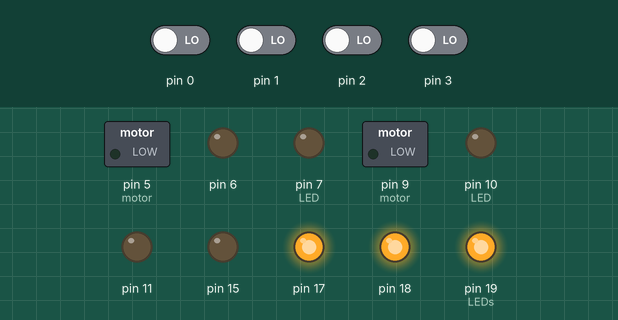
Recording of a sketch running on a simulated Arduino Uno, built with avr-gcc and run on an emulated ATmega328P. Shown: switched loads named in the sketch (green lamp = pin HIGH), output pins drawn as LEDs (lit = HIGH). Inputs (shaded band) come from the test bench; at power-on: pin 0–3 LOW.

Above: at 0.8 s.
0.9 s: pin 1 driven HIGH
At 2.1 s:
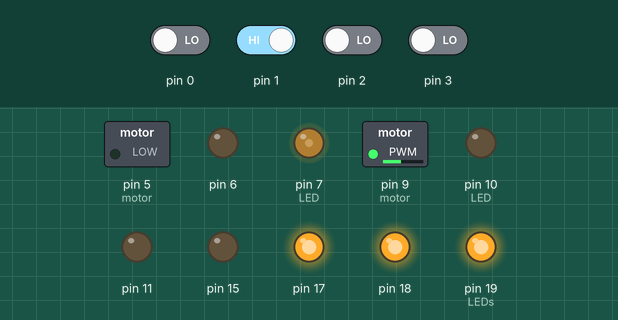
2.4 s: pin 0 driven HIGH
At 2.8 s:
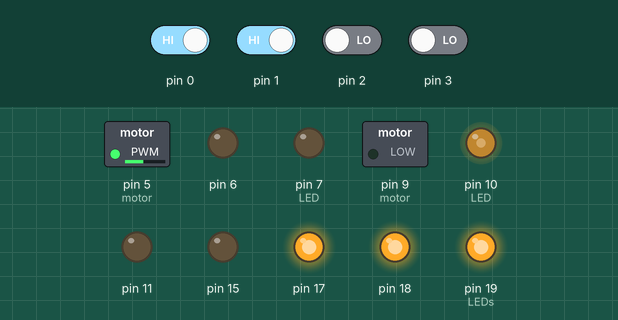
Timing chart, 0 to 5.4 s (numbered marks = the images above; inputs shaded):
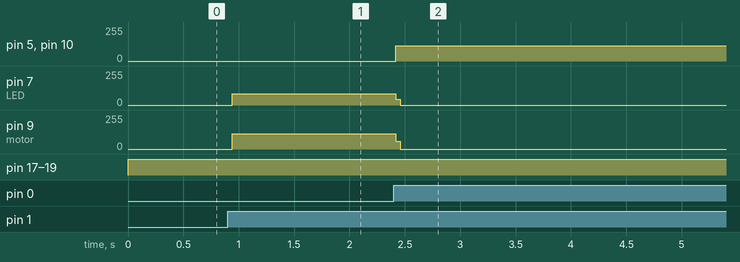

Measured:
- after the input at 0.9 s, pin 7 (LED): 0/255 → 85/255 at once; pin 9 (motor): 0/255 → 113/255 at once
- after the input at 2.4 s, pin 5 (motor), pin 10 (LED): 0/255 → 116/255 at once; pin 7 (LED): 85/255 → 0/255 at once; pin 9 (motor): 113/255 → 0/255 at once

The sketch:

ver_1.ino
```cpp
#include <avr/io.h>
#include <avr/interrupt.h>

void frente(){

	// rodas funcionando em sentidos opostos, direcionando o carrinho para frente
	PORTD = (1<<PD5);
	PORTB = (1<<PB2);

}

void tras(){

	// rodas funcionando em sentidos opostos, direcionando o carrinho para tras
	PORTD = (1<<PD7);
	PORTB = (1<<PB1);

}

void lula(){

	// rodas funcionando em sentidos iguais, girando o carrinho a esquerda
	PORTD = (1<<PD7);
	PORTB = (1<<PB2);

}

void bolsonaro(){

	// rodas funcionando em sentidos iguais, girando o carrinho a direita
	PORTD = (1<<PD5);
	PORTB = (1<<PB1);

}

int main(void){

	DDRD |= (1<<DDD5) | (1<<DDD6) | (1<<DDD7); // setando as portas para o motor direito (IN1(D5), IN2(D7) e PWM(D6))
	DDRB |= (1<<PB1) | (1<<PB2) | (1<<PB3); // setando as portas para o motor esquerdo (IN3(B1), IN4(B2) e PWM(B3))
	DDRC |= (1<<PC5) | (1<<PC4) | (1<<PC3) | (1<<PC1); // setando os LEDs de vida e o laser(PC1)
	PORTC = (1<<PC5) | (1<<PC4) | (1<<PC3); // deixando os LEDs ligados, a principio

	while(1){ // verificação que deve ser execultada continuamente

		if(PIND & (1<<PD0)){ // verificando se o botao de andar para frente foi precionado
			frente();
			PORTD ^= (1 << PD5); // Desligar LED em PD5
			PORTB ^= (1 << PB2); // Desligar LED em PB2
		}
		else if(PIND & (1<<PD1)){ // verificando se o botao de andar para trás foi precionado
			tras();
			PORTD ^= (1 << PD7); // Desligar LED em PD7
			PORTB ^= (1 << PB1); // Desligar LED em PB1
		}
		else if(PIND & (1<<PD2)){ // verificando se o botao de andar para esquerda foi precionado
			lula();
			PORTD ^= (1 << PD7); // Desligar LED em PD7
			PORTB ^= (1 << PB2); // Desligar LED em PB2
		}
		else if(PIND & (1<<PD3)){ // verificando se o botao de andar para direita foi precionado
			bolsonaro();
			PORTD ^= (1 << PD5); // Desligar LED em PD5
			PORTB ^= (1 << PB1); // Desligar LED em PB1
		}
	}
}
```
